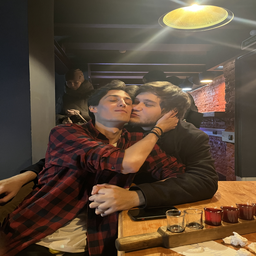
#> input picture entities/IMG_5747.png, 256 x 256 px, found by its file name
$ python image.py
#> lines starting #> are read from the running program, lines starting #| are printed output that depends on the picture
from PIL import Image, ImageFile

ImageFile.LOAD_TRUNCATED_IMAGES = True

with Image.open("d:\\tamagochi\\entities\\IMG_5747.png") as img:
#> img is the input picture: PIL image 256x256 RGB; mean R, G, B 92.1, 73.3, 56.1
    imgSmall = img.resize((35,35), resample=Image.Resampling.BILINEAR)
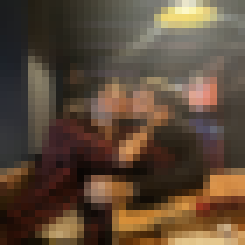
#> imgSmall: PIL image 35x35 RGB (shown 7 times larger); mean R, G, B 92.1, 73.3, 56.1
    result = imgSmall.resize(img.size, Image.Resampling.NEAREST)
    # result.load()
    result = result.convert("L")
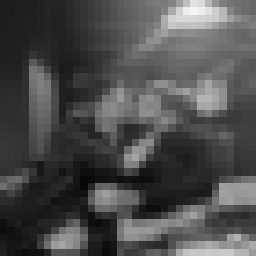
#> result: PIL image 256x256 L; min 7, max 244, mean 77
    result.show()
